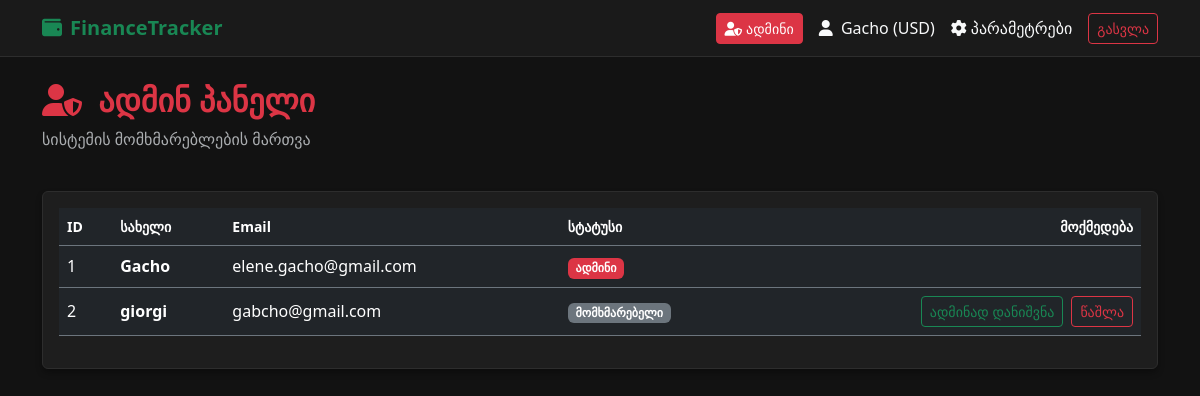
The page /admin/ (signed in) on the database as committed earlier.
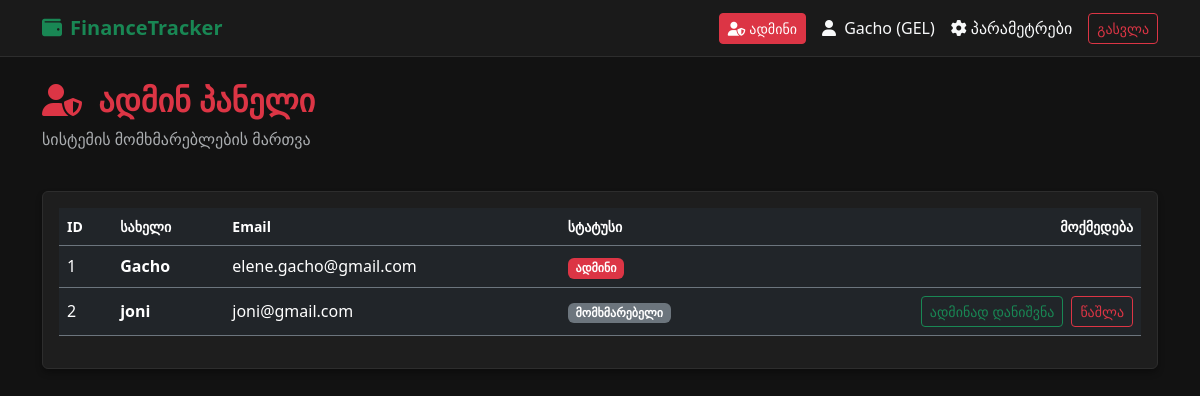
The same page on the database as committed later.
### models/user.py (models this page shows)
class User(UserMixin, db.Model):
    __tablename__ = 'users'
    id = db.Column(db.Integer, primary_key=True)
    username = db.Column(db.String(150), unique=True, nullable=False)
    email = db.Column(db.String(150), unique=True, nullable=False)
    password_hash = db.Column(db.String(256), nullable=False)
    currency = db.Column(db.String(3), default="GEL")
    created_at = db.Column(db.DateTime, default=datetime.utcnow)
    is_admin=db.Column(db.Boolean,default=False)
    categories = db.relationship('Category', backref='user', lazy=True,cascade="all, delete-orphan")
    transactions = db.relationship('Transaction', backref='user', lazy=True,cascade="all, delete-orphan")
    budgets = db.relationship('Budget', backref='user', lazy=True,cascade="all, delete-orphan")

### routes/admin.py (the view)
@admin_bp.route('/')
@custom_login_required
@admin_required
def index():
    users=User.query.all()
    return render_template('admin.html',users=users)

### app.py (called while the page is built)
def create_app():
    app = Flask(__name__)
    app.config.from_object(Config)
    db.init_app(app)
    login_manager.init_app(app)
    login_manager.login_view = 'auth.login'
    @login_manager.user_loader
    def load_user(user_id):
        return User.query.get(int(user_id))
    app.register_blueprint(api_bp)
    app.register_blueprint(auth_bp)
    app.register_blueprint(dashboard_bp)
    app.register_blueprint(admin_bp)
    app.register_blueprint(settings_bp)
    app.register_blueprint(category_bp)
    @app.route('/')
    def home():
        return redirect(url_for('auth.login'))
    with app.app_context():
        db.create_all()
    @app.errorhandler(404)
    def page_not_found(e):
        return render_template('404.html'),404
    @app.errorhandler(500)
    def internal_error(e):
        return render_template('500.html'),500
    return app

### helpers.py (called while the page is built)
def admin_required(f):
    @wraps(f)
    def decorated_function(*args,**kwargs):
        if not current_user.is_authenticated or not current_user.is_admin:
            flash('თქვენ არ გაქვთ ადმინის უფლებები.','danger')
            return redirect(url_for('dashboard.index'))
        return f(*args,**kwargs)
    return decorated_function

### templates/admin.html
{% extends 'base.html' %} {% block content %}
<div class="row mb-4 align-items-center">
  <div class="col">
    <h2 class="fw-bold text-danger">
      <i class="fa-solid fa-user-shield me-2"></i> ადმინ პანელი
    </h2>
    <p class="text-muted">სისტემის მომხმარებლების მართვა</p>
  </div>
</div>
<div class="card p-3">
  <div class="table-responsive">
    <table class="table table-dark table-hover align-middle">
      <thead>
        <tr class="text-muted small border-secondary">
          <th>ID</th>
          <th>სახელი</th>
          <th>Email</th>
          <th>სტატუსი</th>
          <th class="text-end">მოქმედება</th>
        </tr>
      </thead>
      <tbody>
        {% for u in users %}
        <tr class="border-secondary">
          <td>{{ u.id }}</td>
          <td class="fw-bold">{{ u.username }}</td>
          <td>{{ u.email }}</td>
          <td>
            {% if u.is_admin %}
            <span class="badge bg-danger">ადმინი</span>
            {% else %}
            <span class="badge bg-secondary">მომხმარებელი</span>
            {% endif %}
          </td>
          <td class="text-end">
            <div class="d-flex justify-content-end gap-2">
              {% if not u.is_admin %}
              <form action="/admin/user/make-admin/{{ u.id }}" method="POST">
                <button type="submit" class="btn btn-sm btn-outline-success">
                  ადმინად დანიშვნა
                </button>
              </form>
              <form
                action="/admin/user/delete/{{ u.id }}"
                method="POST"
                onsubmit="
                  return confirm('ნამდვილად გსურთ მომხმარებლის წაშლა?');
                "
              >
                <button type="submit" class="btn btn-sm btn-outline-danger">
                  წაშლა
                </button>
              </form>
              {% endif %}
            </div>
          </td>
        </tr>
        {% endfor %}
      </tbody>
    </table>
  </div>
</div>
{% endblock %}

### templates/base.html (shortened to what this page needs)
<!DOCTYPE html>
<html lang="ka" data-bs-theme="dark">
<head>
    <link href="https://cdn.jsdelivr.net/npm/bootstrap@5.3.2/dist/css/bootstrap.min.css" rel="stylesheet">
    <link rel="stylesheet" href="https://cdnjs.cloudflare.com/ajax/libs/font-awesome/6.4.0/css/all.min.css">
</head>
<body>
    <nav class="navbar navbar-expand-lg navbar-dark bg-dark mb-4">
        <div class="container">
            <a class="navbar-brand text-success fw-bold" href="{{ url_for('dashboard.index') }}">
                <i class="fa-solid fa-wallet me-2"></i>FinanceTracker
            </a>
            <div class="d-flex align-items-center">
                {% if current_user.is_authenticated %}
                    {% if current_user.is_admin %}
                        <a href="{{ url_for('admin.index') }}" class="btn btn-danger btn-sm me-3">
                            <i class="fa-solid fa-user-shield me-1"></i>ადმინი
                        </a>
                    {% endif %}
                    <span class="text-light me-3">
                        <i class="fa-solid fa-user me-1"></i> {{ current_user.username }} ({{ current_user.currency }})
                    </span>
                    <a class="text-light text-decoration-none me-3" href="{{ url_for('settings.index') }}">
                        <i class="fa-solid fa-gear me-1"></i>პარამეტრები
                    </a>
                    <a href="/logout" class="btn btn-outline-danger btn-sm">გასვლა</a>
                {% endif %}
            </div>
        </div>
    </nav>
    <div class="container">
        {% block content %}{% endblock %}
    </div>
</body>
</html>

Rows that differ between the two databases and show on the page:
changed User "Gacho": currency "USD" → "GEL"
changed User id 2: username "giorgi" → "joni"; email "gabcho@gmail.com" → "joni@gmail.com"
